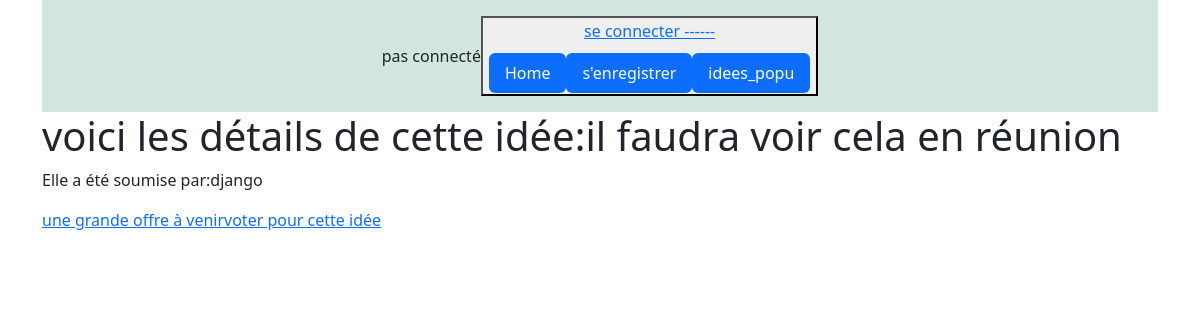
The page /ppale/idee_detail/1 on the database its author committed.
### ppale/models.py (models this page shows, shortened)
class Idee(models.Model):
    formulation = models.CharField(max_length=100)
    detail = models.CharField(max_length=200, null=True)
    auteur = models.ForeignKey(User, on_delete=models.CASCADE)
    score = models.IntegerField(default=100, blank=True)
    class Meta:
        verbose_name_plural = 'Idee'

### authenti/models.py (models this page shows)
class User(AbstractUser):
    CREATOR = 'CREATOR'
    SUBSCRIBER = 'SUBSCRIBER'
    ROLE_CHOICES = (
        (CREATOR, 'Créateur'),
        (SUBSCRIBER, 'Abonné'),
)
    role = models.CharField(max_length=30, choices=ROLE_CHOICES, verbose_name='Rôle')
    birth_date= models.DateField (auto_now=False, null=True)    #auto_now: par défault mettre date de maintennat!
    email = models.EmailField(unique=True)

### ppale/views.py (the view)
# urls.py: path('idee_detail/<int:pk>',views.IdDetailView.as_view(), name="idee_detail"),
class IdDetailView(DetailView):
    model = Idee
    template_name = "ppale/idee_detail.html"
    context_object_name = "id"

### ppale/templates/ppale/idee_detail.html
{% extends 'base.html' %}
{% block content %}
<div class="container">
  <h1>voici les détails de cette idée:{{id.detail}}</h1>
  <p>Elle a été soumise par:{{id.auteur}}</p>
  <a href="{% url 'vote' id.auteur %}">{{id.formulation}}voter pour cette idée</a></p>
</div>
{% endblock content %}

### rows shown on the page
Idee: detail "il faudra voir cela en réunion", auteur "django", formulation "une grande offre à venir"
